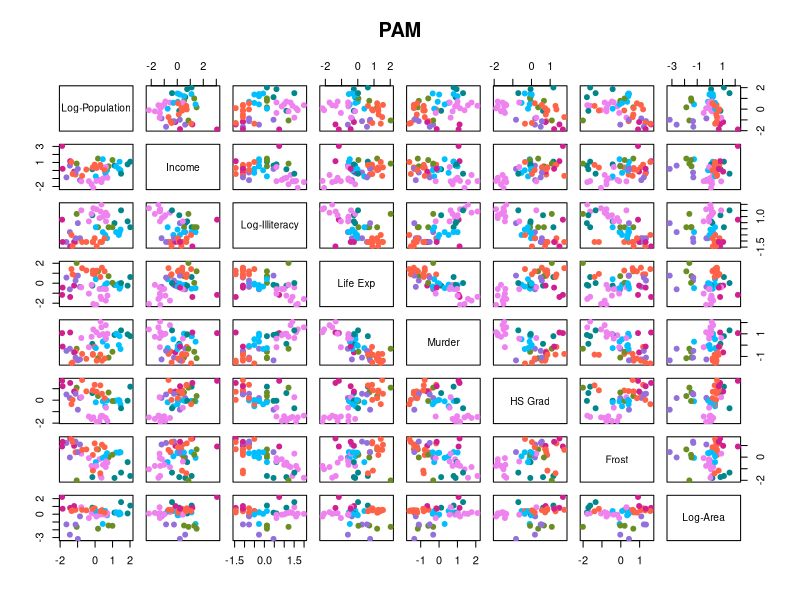
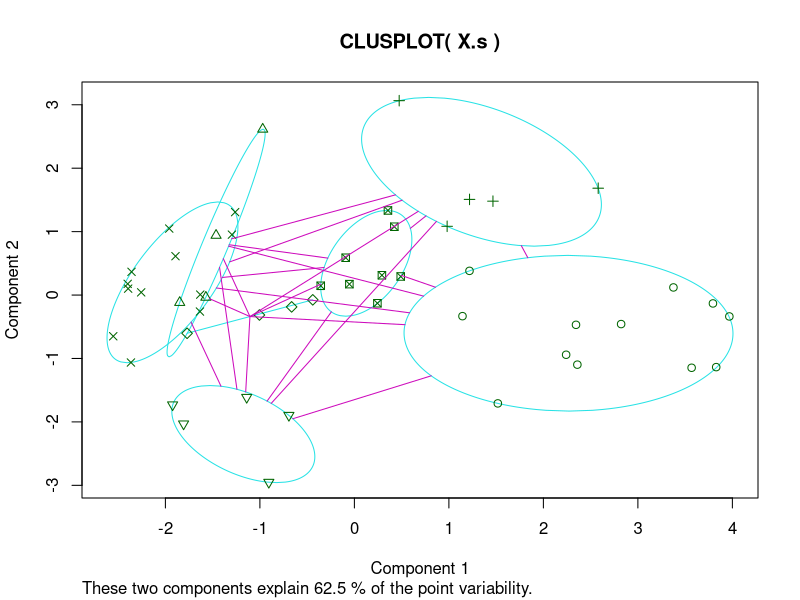
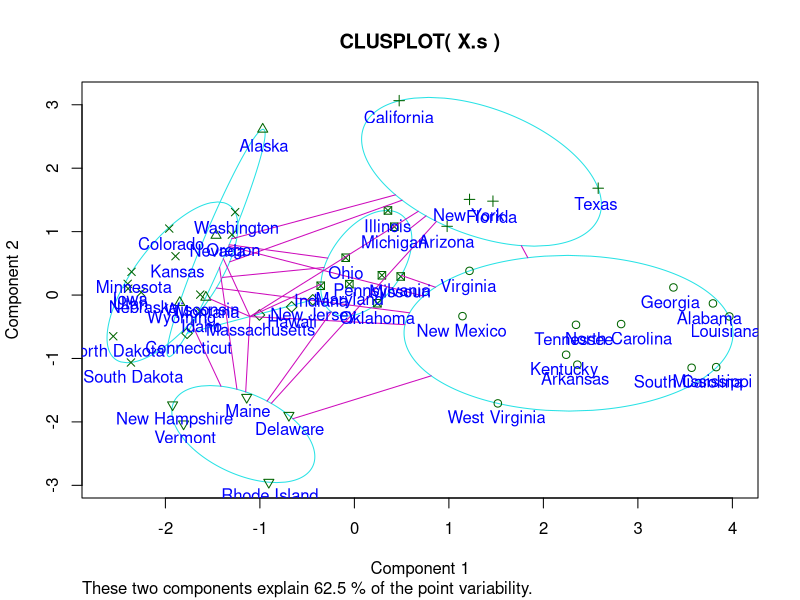
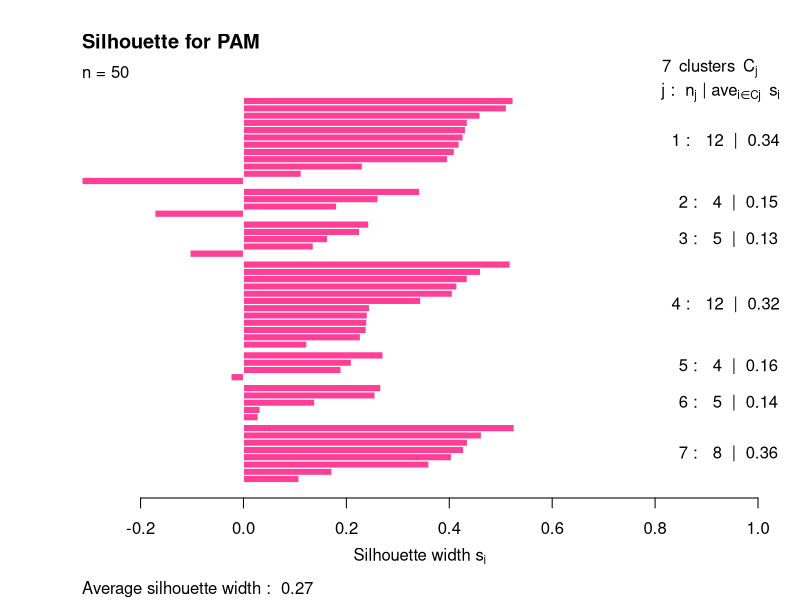

The R source for these figures, in order:
# PARTITION AROUND MEDOIDS (PAM)

## Librerias
library(cluster)

# Matriz de datos.
X<-as.data.frame(state.x77)
colnames(X)

# Transformacion de datos
#1.- Transformacion de las variables x1,x3 y x8 con la funcion de logaritmo.
X[,1]<-log(X[,1])
colnames(X)[1]<-"Log-Population"
X[,3]<-log(X[,3])
colnames(X)[3]<-"Log-Illiteracy"
X[,8]<-log(X[,8])
colnames(X)[8]<-"Log-Area"


# Metodo PAM
#1.- Separacion de filas y columnas.
dim(X)
n<-dim(X)[1]
p<-dim(X)[2]

#2.- Estandarizacion univariante.
X.s<-scale(X)

#3.- Aplicacion del algoritmo
pam.7<-pam(X.s,7)

#4.- Clusters
cl.pam<-pam.7$clustering
cl.pam

#5.- Scatter plot de la matriz con los grupos
col.cluster<-c("violet","violetred","turquoise4","tomato","olivedrab","mediumpurple","deepskyblue")[cl.pam]
pairs(X.s, col=col.cluster, main="PAM", pch=19)

# Visualizacion con Componentes Principales
clusplot(X.s,cl.pam)
clusplot(X.s,cl.pam)
text(princomp(X.s)$scores[,1:2],
     labels=rownames(X.s),pos=1, col="blue")
# Silhouette
#Representacion grafica de la eficacia de clasificacion de una observacion dentro de un grupo.

#1.- Generacion de los calculos
dist.Euc<-dist(X.s, method = "euclidean")
Sil.pam<-silhouette(cl.pam, dist.Euc)

#2.- Generacion del grafico
plot(Sil.pam, main="Silhouette for PAM", 
     col="violetred1")
